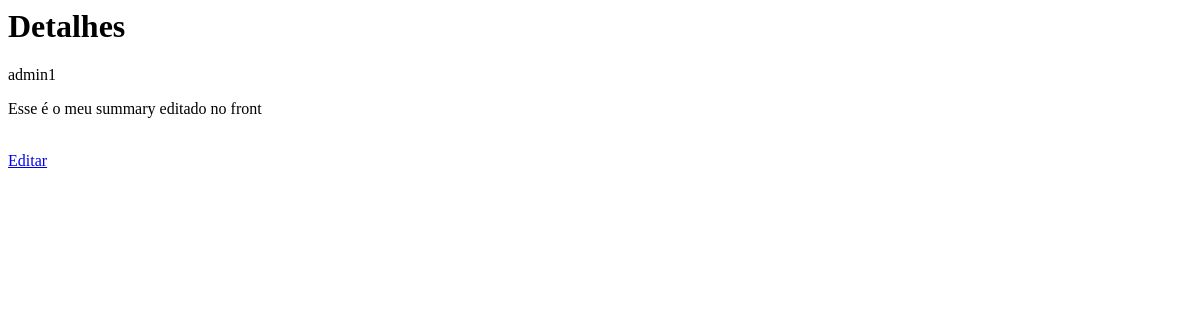
Page /detail/ad on the earlier database version.
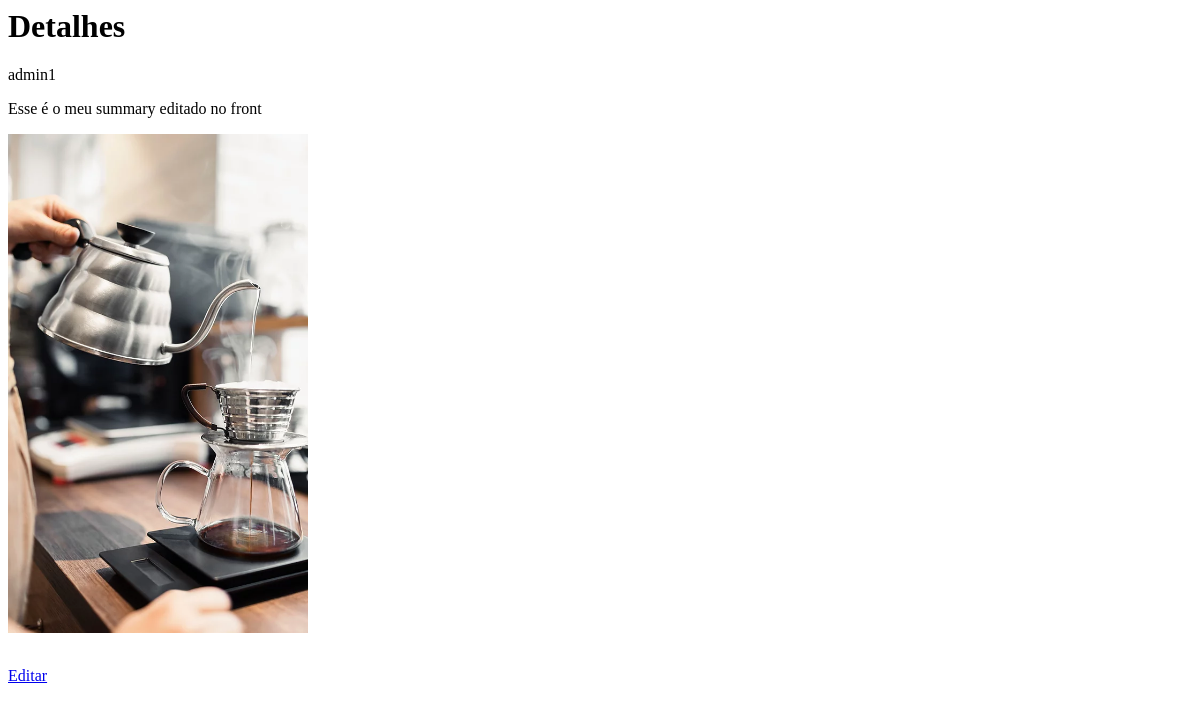
Same page on the later database version.
### users/models.py (models this page shows)
class User(AbstractUser):
    slug = models.SlugField(unique=True)
    image = models.FileField(upload_to="post_image", blank=True)
    summary = models.TextField()

### users/views.py (the view)
# urls.py: path("detail/<slug:slug>", views.DetailPageView.as_view(), name="detail"),
class DetailPageView(DetailView):
    model = User
    template_name = "detail.html"
    context_object_name = "post"

### templates/detail.html (shortened to what this page needs)
<!doctype htnl>
<html lang="pt-br">
    <head>
    </head>
    <body>
        <h1>Detalhes</h1>
            <p>{{ post.username }}</p>
            <p>{{ post.summary }}</p>
            {% if post.image %}
                <p><img width=300 src="{{ post.image.url }}"></p>
            {% endif %}
            <br>
            <a href="{% url 'edit' post.slug %}">Editar</a>
    </body>
</html>

Differences in the rows shown:
changed User "admin1": image: picture added
